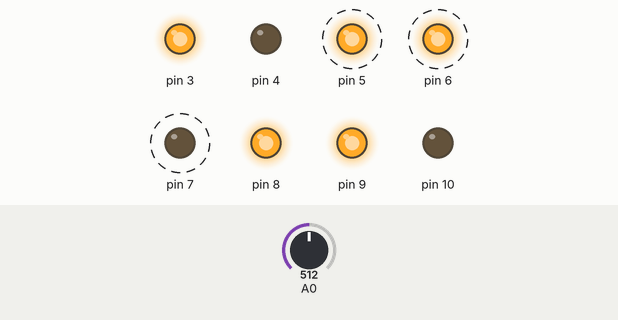
This sketch was run on a simulated Arduino Uno, built with avr-gcc and run on an emulated ATmega328P. Shown: output pins drawn as LEDs (lit = HIGH). Dashed ring = blinking. The inputs (shaded band) are chosen by the test bench; at power-on: A0 = 512. What the sketch prints to the serial monitor is not drawn.

Above: at 0.6 s.
At 1.8 s:
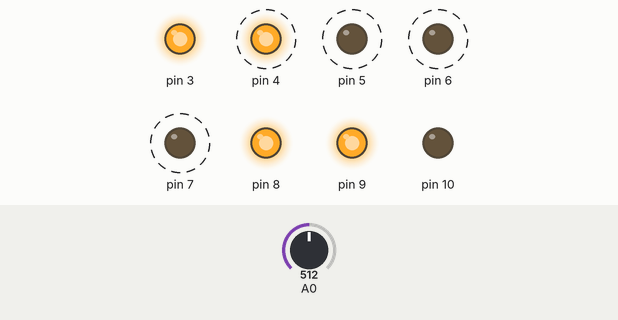
1.9 s: A0 set to 107
5.0 s: A0 set to 96
At 5.7 s:
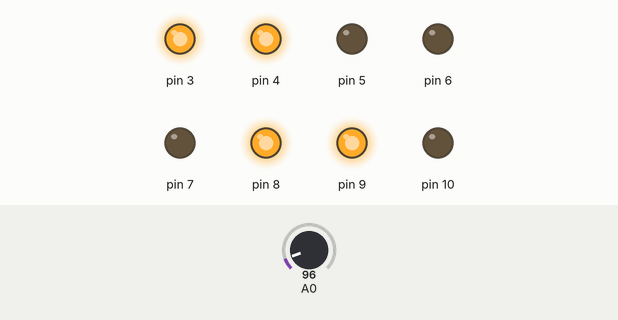
Timing chart, 0 to 8.0 s (numbered marks = the images above; inputs shaded):
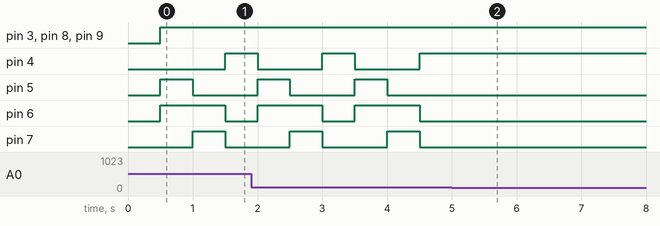

Measured:
- the behaviour switches between 101 and 100 on A0 (found by bisection; images 1 and 2)
- after the input at 5.0 s, pin 4: stops changing and stays HIGH; pin 5–7: stops changing and stays LOW
- by itself, pin 4, pin 5, pin 7: alternates HIGH for 0.50 s and LOW for 1.0 s
- by itself, pin 6: alternates HIGH for 1.0 s and LOW for 0.50 s

The sketch:

7-segmento.ino
```cpp
int a = 3;
const int d[3] = {B0110000, B1101101, B1111001};
int e;
int f;
void setup() {
  Serial.begin(9600);
  for (a = 3; a < 11; a++)
  {
    pinMode(a, OUTPUT);
  }
}

void loop() {
  delay(500);
  e = analogRead(A0);
  if (e > 100)
  {
    if (f < 3)
    {
      f = f + 1;
      salida(f);
    }
    else
    {
      f = 1;
      salida(f);

    }
  }
  Serial.print(bitRead(d[1], 0));
  //Serial.println(bitRead(d[1], 1));
}
void salida(int g)
{
  digitalWrite(3, bitRead(d[g], 0));
  digitalWrite(4, bitRead(d[g], 1));
  digitalWrite(5, bitRead(d[g], 2));
  digitalWrite(6, bitRead(d[g], 3));
  digitalWrite(7, bitRead(d[g], 4));
  digitalWrite(8, bitRead(d[g], 5));
  digitalWrite(9, bitRead(d[g], 6));
}
```
